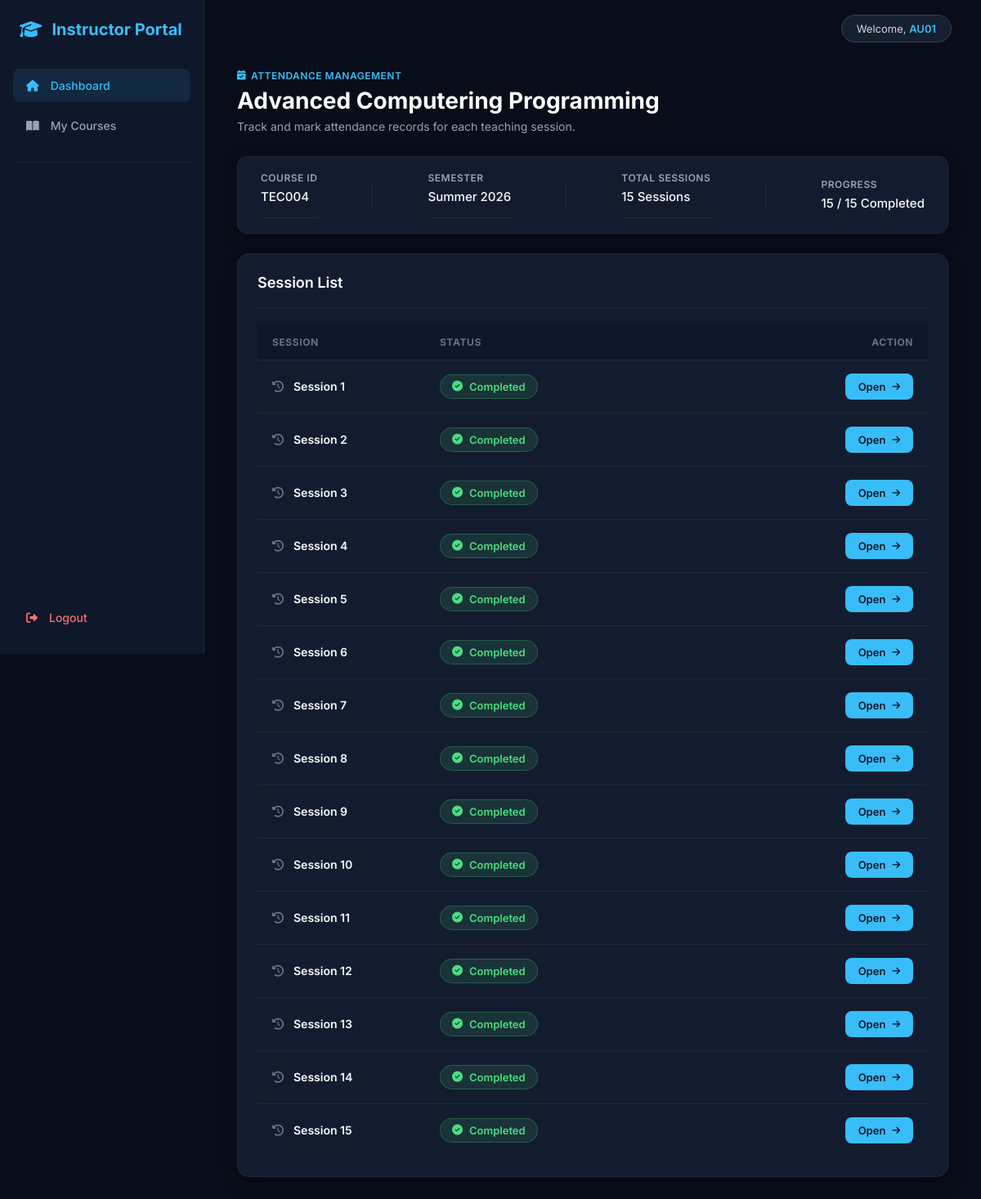
The app's page /instructor/course/TEC004/attendance (signed in) with its own data.
### tables this page shows
CREATE TABLE courses(
        course_id TEXT PRIMARY KEY,
        course_name TEXT,
        credits INTEGER,
        semester TEXT,
        sessions INTEGER
    );

### instructor.py (the view)
@instructor_bp.route(
"/instructor/course/<course_id>/attendance"
)
@login_required
@instructor_required
def attendance_home(course_id):
    instructor_id = session["user_id"]
    if not instructor_owns_course(
        instructor_id,
        course_id
    ):
        abort(403)
    course = get_course(course_id)
    completed = get_session_status(course_id)
    return render_template(
        "instructor_page/attendance_home.html",
        course=course,
        completed=completed
    )

### decorator.py (called while the page is built)
def login_required(f):
    @wraps(f)
    def wrapper(*args,**kwargs):
        if "username" not in session:
            return redirect(
                url_for("auth.login")
            )
        return f(*args,**kwargs)
    return wrapper

def instructor_required(f):
    @wraps(f)
    def wrapper(*args,**kwargs):
        if session.get("role")!="instructor":
            return redirect(
                url_for("auth.login")
            )
        return f(*args,**kwargs)
    return wrapper

### instructor_logic.py (called while the page is built)
def get_connection():
    conn = sqlite3.connect(DATABASE)
    conn.row_factory = sqlite3.Row
    return conn

def get_course(course_id):
    conn = get_connection()
    cursor = conn.cursor()
    cursor.execute("""

        SELECT *

        FROM courses

        WHERE course_id=?

    """,(course_id,))
    course = cursor.fetchone()
    conn.close()
    return course

def instructor_owns_course(instructor_id, course_id):
    conn = get_connection()
    cursor = conn.cursor()
    cursor.execute("""

        SELECT 1

        FROM enrollments

        WHERE instructor_id=?

        AND course_id=?

        LIMIT 1

    """,(instructor_id,course_id))
    result = cursor.fetchone()
    conn.close()
    return result is not None

def get_session_status(course_id):
    conn = sqlite3.connect(DATABASE)
    conn.row_factory = sqlite3.Row
    cursor = conn.cursor()
    cursor.execute("""

        SELECT

            session_number

        FROM attendance_records

        WHERE course_id=?

        GROUP BY session_number

    """,(course_id,))
    rows = cursor.fetchall()
    conn.close()
    completed = []
    for row in rows:
        completed.append(row["session_number"])
    return completed

### templates/instructor_page/attendance_home.html (shortened to what this page needs)
{% extends "base/instructor_base.html" %}
{% block content %}
<div class="attendance-container">
    <div class="page-header">
        <span class="badge-tag">
            <i class="fa-solid fa-calendar-check"></i> Attendance Management
        </span>
        <h1 class="page-title">{{ course.course_name }}</h1>
        <p class="page-subtitle">Track and mark attendance records for each teaching session.</p>
    </div>
    <div class="course-info-card">
        <div class="info-item">
            <span class="info-label">COURSE ID</span>
            <span class="info-value course-id-tag">{{ course.course_id }}</span>
        </div>
        <div class="info-item">
            <span class="info-label">SEMESTER</span>
            <span class="info-value">{{ course.semester }}</span>
        </div>
        <div class="info-item">
            <span class="info-label">TOTAL SESSIONS</span>
            <span class="info-value text-cyan">{{ course.sessions }} Sessions</span>
        </div>
        <div class="info-item">
            <span class="info-label">PROGRESS</span>
            <span class="info-value text-green">{{ completed|length }} / {{ course.sessions }} Completed</span>
        </div>
    </div>
    <div class="panel-card">
        <div class="panel-header">
            <div class="panel-title-group">
                <h2>Session List</h2>
            </div>
        </div>
        <div class="table-responsive">
            <table class="custom-table">
                <thead>
                    <tr>
                        <th style="width: 25%;">Session</th>
                        <th style="width: 45%;">Status</th>
                        <th style="width: 30%;" class="text-right">Action</th>
                    </tr>
                </thead>
                <tbody>
                    {% for i in range(1, course.sessions + 1) %}
                    <tr>
                        <td>
                            <div class="session-cell">
                                <i class="fa-solid fa-clock-rotate-left session-icon"></i>
                                <span>Session {{ i }}</span>
                            </div>
                        </td>
                        <td>
                            {% if i in completed %}
                            <span class="status-badge badge-completed">
                                <i class="fa-solid fa-circle-check"></i> Completed
                            </span>
                            {% else %}
                            <span class="status-badge badge-pending">
                                <i class="fa-solid fa-circle-xmark"></i> Not Taken
                            </span>
                            {% endif %}
                        </td>
                        <td class="text-right">
                            <a href="{{ url_for('instructor.attendance', course_id=course.course_id, session_number=i) }}" class="btn-open">
                                Open <i class="fa-solid fa-arrow-right"></i>
                            </a>
                        </td>
                    </tr>
                    {% endfor %}
                </tbody>
            </table>
        </div>
    </div>
</div>
{% endblock %}

### static/css/instructor_page/dashboard.css (style rules this page uses)
* { margin: 0; padding: 0; box-sizing: border-box; }
body { font-family: 'Inter', -apple-system, BlinkMacSystemFont, sans-serif; background-color: #080d19; color: #f8fafc; display: flex; min-height: 100vh; }
.page-header { margin-bottom: 28px; }
.page-title { font-size: 28px; font-weight: 700; color: #ffffff; margin-bottom: 6px; }
.page-subtitle { font-size: 14px; color: #94a3b8; }
.panel-card { background-color: #131c2e; border: 1px solid #1e293b; border-radius: 14px; padding: 24px; margin-top: 20px; box-shadow: 0 10px 25px -5px rgba(0, 0, 0, 0.3); }
.panel-header { display: flex; justify-content: space-between; align-items: center; padding-bottom: 20px; border-bottom: 1px solid #1e293b; margin-bottom: 20px; }
.badge-tag { font-size: 12px; font-weight: 600; color: #38bdf8; text-transform: uppercase; letter-spacing: 0.5px; display: inline-flex; align-items: center; gap: 6px; margin-bottom: 6px; }
.panel-title-group h2 { font-size: 18px; font-weight: 600; color: #f8fafc; margin: 0; }
.table-responsive { width: 100%; overflow-x: auto; }
.custom-table { width: 100%; border-collapse: collapse; text-align: left; }
.custom-table th { background-color: #0f172a; color: #64748b; font-size: 12px; font-weight: 700; text-transform: uppercase; letter-spacing: 0.6px; padding: 14px 18px; border-bottom: 1px solid #1e293b; }
.custom-table td { padding: 16px 18px; color: #cbd5e1; font-size: 14px; border-bottom: 1px solid #1e293b; vertical-align: middle; }
.custom-table tbody tr { transition: background-color 0.2s ease; }
.custom-table tbody tr:last-child td { border-bottom: none; }
.text-right { text-align: right; }
.btn-open { display: inline-flex; align-items: center; gap: 8px; background-color: #38bdf8; color: #0f172a; font-weight: 600; font-size: 13px; padding: 8px 16px; border-radius: 8px; text-decoration: none; transition: all 0.2s ease; }
.btn-open i { font-size: 11px; transition: transform 0.2s ease; }
.attendance-container { max-width: 1200px; }
.course-info-card { background-color: #131c2e; border: 1px solid #1e293b; border-radius: 12px; padding: 18px 28px; display: flex; align-items: center; justify-content: space-between; margin-bottom: 24px; box-shadow: 0 4px 20px rgba(0, 0, 0, 0.2); }
.info-item { display: flex; flex-direction: column; gap: 4px; }
.info-label { font-size: 11px; font-weight: 700; color: #64748b; letter-spacing: 0.6px; }
.info-value { font-size: 15px; font-weight: 600; color: #f8fafc; }
.text-cyan { color: #38bdf8; }
.text-green { color: #4ade80; }
.session-cell { display: flex; align-items: center; gap: 12px; font-weight: 600; color: #f8fafc; }
.session-icon { color: #64748b; font-size: 14px; }
.status-badge { display: inline-flex; align-items: center; gap: 8px; padding: 6px 14px; border-radius: 20px; font-size: 13px; font-weight: 600; }
.badge-completed { background-color: rgba(74, 222, 128, 0.12); color: #4ade80; border: 1px solid rgba(74, 222, 128, 0.25); }
.info-item { display: flex; flex-direction: column; gap: 6px; padding-bottom: 16px; border-bottom: 1px solid rgba(255, 255, 255, 0.06); }
.info-item:last-child { border-bottom: none; padding-bottom: 0; }
.info-label { font-size: 12px; font-weight: 600; color: #94a3b8; text-transform: uppercase; letter-spacing: 0.5px; display: flex; align-items: center; gap: 8px; }
.info-value { font-size: 15px; color: #f8fafc; font-weight: 500; }

### records on screen
courses: course_name "Advanced Computering Programming", course_id "TEC004", semester "Summer 2026", sessions "15"

### other values on screen
{{ session["username"] }} "AU01"
{{ completed|length }} "15"
{{ i }} "1" "2" "3" "4" "5" "6" "7" "8" "9" "10" "11" "12" "13" "14" "15"
